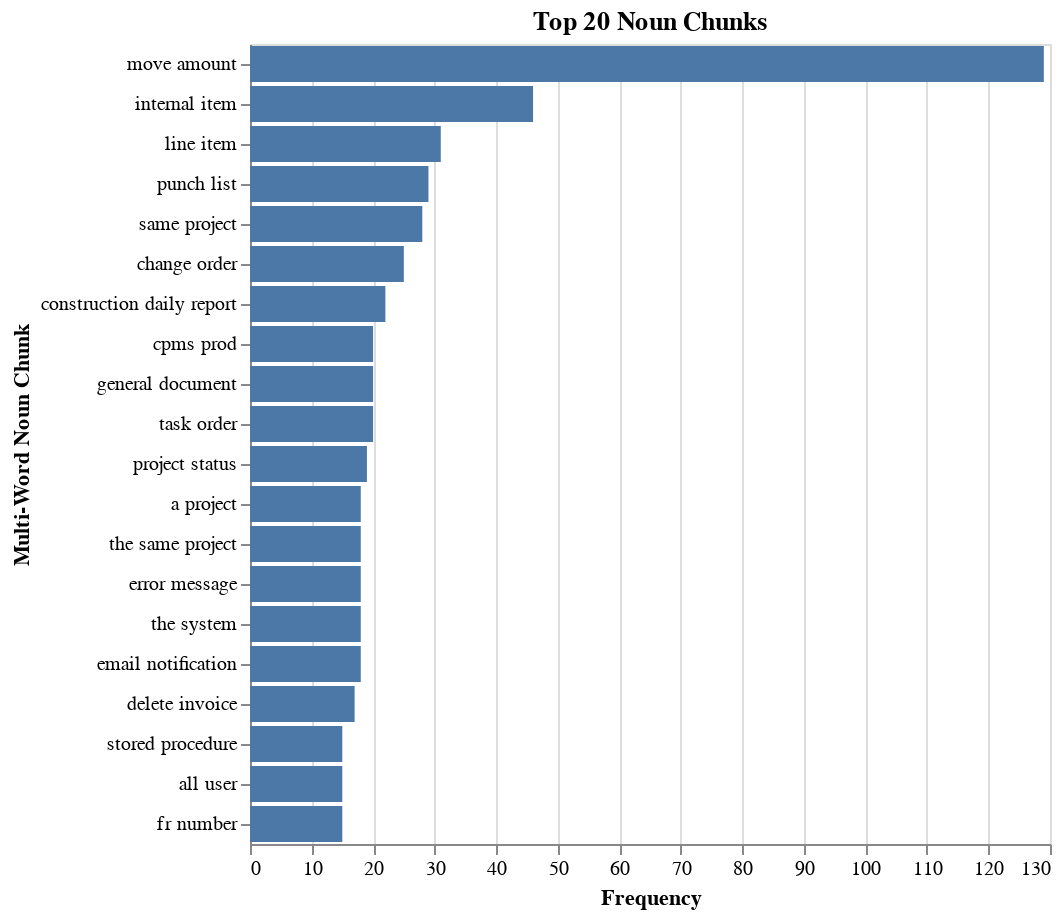

The code cell stored with this chart in its notebook:
### Markdown cell above
# Extracción de Noun Chunks en Títulos

En el último paso de nuestro análisis, hemos aplicado la extracción de noun chunks a los títulos de los tickets de soporte. Los noun chunks son frases sustantivas que nos permiten identificar de manera más específica y detallada las entidades o conceptos clave en el texto.


Al extraer los noun chunks, podemos identificar conceptos específicos o entidades que son fundamentales para comprender el contenido semántico de los títulos. 

Los Noun Chunks más comunes:
1. **"Move Amount"**
2. **"Internal Item"**
3. **"Line Item"**
4. **"Punch List"**
5. **"Same Project"**
6. **"Change Order"**
7. **"Construction Daily Report"**
8. **"CPMS Prod"**
9. **"General Document"**
10. **"Task Order"**

Estos noun chunks más comunes ofrecen una visión específica de los temas recurrentes o conceptos clave en los títulos de los tickets de soporte. Esta información puede ser crucial para adaptar estrategias de atención al cliente, priorizar áreas específicas de mejora y proporcionar soluciones más efectivas a los problemas presentados por los clientes.

### Code cell
# Load the English language model
nlp = spacy.load("en_core_web_sm")

# Function to extract multi-word noun chunks
def extract_multi_word_noun_chunks(text):
    doc = nlp(text)
    multi_word_chunks = [chunk.text for chunk in doc.noun_chunks if len(chunk.text.split()) > 1]
    return multi_word_chunks



# Apply the extract_multi_word_noun_chunks function to the 'text_column'
df['multi_word_noun_chunks'] = df['lemmatized_text'].apply(extract_multi_word_noun_chunks)

# Flatten the list of noun chunks into a single list
all_multi_word_chunks = [chunk for chunks in df['multi_word_noun_chunks'] for chunk in chunks]

# Calculate the frequency of multi-word noun chunks using Counter
multi_word_chunk_frequencies = Counter(all_multi_word_chunks)

# Create a DataFrame to display the multi-word noun chunk frequencies
multi_word_chunk_freq_df = pd.DataFrame(list(multi_word_chunk_frequencies.items()), columns=['Multi-Word Noun Chunk', 'Frequency'])

# Sort the DataFrame by frequency in descending order
multi_word_chunk_freq_df = multi_word_chunk_freq_df.sort_values(by='Frequency', ascending=False).head(20)

# Display the sorted DataFrame
#print(multi_word_chunk_freq_df)

# Create a bar chart using Altair
chart = alt.Chart(multi_word_chunk_freq_df).mark_bar().encode(
    x='Frequency:Q',
    y=alt.Y('Multi-Word Noun Chunk:O', sort='-x'),
    tooltip=['Multi-Word Noun Chunk', 'Frequency']
).properties(
    title='Top 20 Noun Chunks'
)

# Display the chart
display(chart)

### Figure 1 — Vega-Lite specification as saved in the notebook (floating-point values rounded to 4 significant figures)
{"config": {"view": {"continuousWidth": 400, "continuousHeight": 300}}, "data": {"name": "data-9c944ba6f0cbf8da2014c2b92b1d27ab"}, "mark": "bar", "encoding": {"tooltip": [{"type": "nominal", "field": "Multi-Word Noun Chunk"}, {"type": "quantitative", "field": "Frequency"}], "x": {"type": "quantitative", "field": "Frequency"}, "y": {"type": "ordinal", "field": "Multi-Word Noun Chunk", "sort": "-x"}}, "title": "Top 20 Noun Chunks", "$schema": "https://vega.github.io/schema/vega-lite/v4.0.0.json", "datasets": {"data-9c944ba6f0cbf8da2014c2b92b1d27ab": [{"Multi-Word Noun Chunk": "move amount", "Frequency": 129}, {"Multi-Word Noun Chunk": "internal item", "Frequency": 46}, {"Multi-Word Noun Chunk": "line item", "Frequency": 31}, {"Multi-Word Noun Chunk": "punch list", "Frequency": 29}, {"Multi-Word Noun Chunk": "same project", "Frequency": 28}, {"Multi-Word Noun Chunk": "change order", "Frequency": 25}, {"Multi-Word Noun Chunk": "construction daily report", "Frequency": 22}, {"Multi-Word Noun Chunk": "cpms prod", "Frequency": 20}, {"Multi-Word Noun Chunk": "general document", "Frequency": 20}, {"Multi-Word Noun Chunk": "task order", "Frequency": 20}, {"Multi-Word Noun Chunk": "project status", "Frequency": 19}, {"Multi-Word Noun Chunk": "a project", "Frequency": 18}, {"Multi-Word Noun Chunk": "the same project", "Frequency": 18}, {"Multi-Word Noun Chunk": "error message", "Frequency": 18}, {"Multi-Word Noun Chunk": "the system", "Frequency": 18}, {"Multi-Word Noun Chunk": "email notification", "Frequency": 18}, {"Multi-Word Noun Chunk": "delete invoice", "Frequency": 17}, {"Multi-Word Noun Chunk": "stored procedure", "Frequency": 15}, {"Multi-Word Noun Chunk": "all user", "Frequency": 15}, {"Multi-Word Noun Chunk": "fr number", "Frequency": 15}]}}
